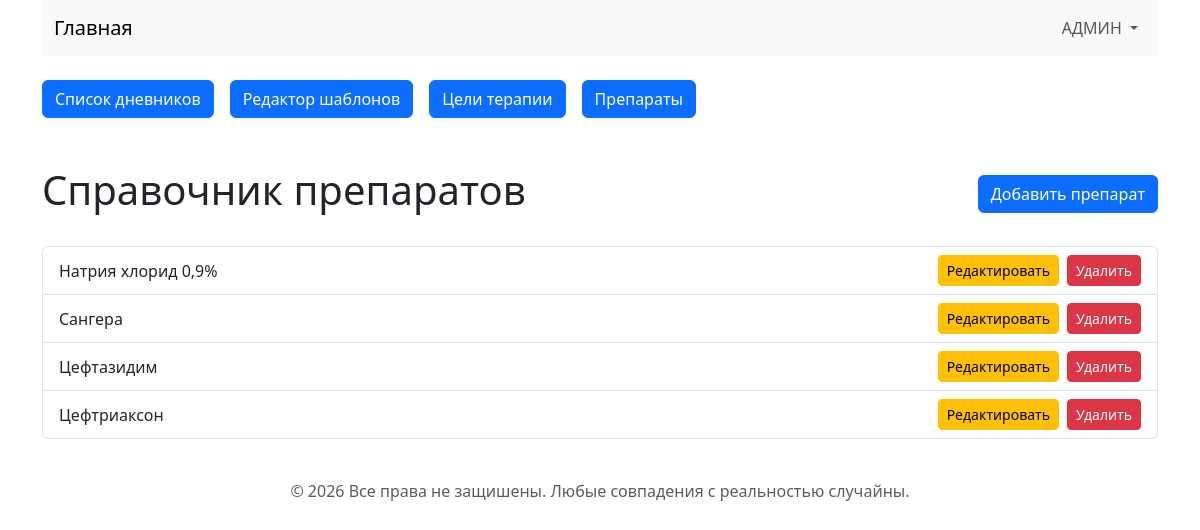
The page /therapy/medications (signed in) on the database its author committed.
### app.py (models this page shows)
class TherapyMedication(db.Model):
    __tablename__ = "therapy_medication"
    id = db.Column(db.Integer, primary_key=True)
    name = db.Column(db.String(200), unique=True, nullable=False)

### app.py (the view)
@app.route("/therapy/medications")
@login_required
def list_therapy_medications():
    medications = TherapyMedication.query.order_by(TherapyMedication.name).all()
    delete_form = FlaskForm()
    return render_template(
        "therapy_medications.html",
        medications=medications,
        delete_form=delete_form,
    )

### app.py (called while the page is built)
@login_manager.user_loader
def load_user(user_id):
    return db.session.get(User, int(user_id))

### templates/therapy_medications.html (shortened to what this page needs)
{% extends "base.html" %}
{% block content %}
<div class="container mt-4">
    <div class="d-flex justify-content-between align-items-center mb-4">
        <h1>Справочник препаратов</h1>
        <a href="{{ url_for('add_therapy_medication') }}" class="btn btn-primary">
            Добавить препарат
        </a>
    </div>
    {% if medications %}
        <div class="list-group">
            {% for medication in medications %}
                <div class="list-group-item d-flex justify-content-between align-items-center">
                    <span>{{ medication.name }}</span>
                    <div class="d-flex gap-2">
                        <a href="{{ url_for('edit_therapy_medication', medication_id=medication.id) }}"
                           class="btn btn-warning btn-sm">
                            Редактировать
                        </a>
                        <form method="POST"
                              action="{{ url_for('delete_therapy_medication', medication_id=medication.id) }}">
                            <button type="submit" class="btn btn-danger btn-sm"
                                    onclick="return confirm('Удалить препарат?')">
                                Удалить
                            </button>
                        </form>
                    </div>
                </div>
            {% endfor %}
        </div>
    {% else %}
        <p class="text-muted">Список препаратов пока пуст.</p>
    {% endif %}
</div>
{% endblock content %}

### rows shown on the page
TherapyMedication: name "Натрия хлорид 0,9%"
TherapyMedication: name "Сангера"
TherapyMedication: name "Цефтазидим"
TherapyMedication: name "Цефтриаксон"
